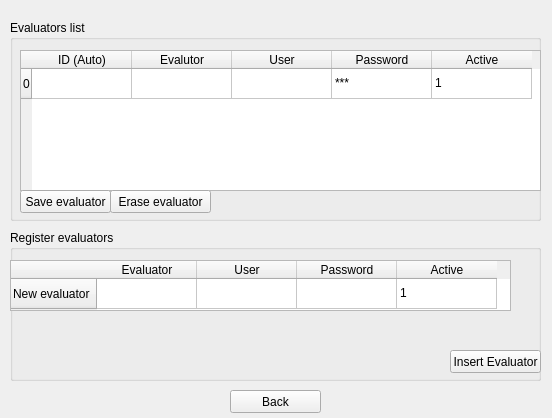
<?xml version="1.0" encoding="UTF-8"?>
<ui version="4.0">
 <class>Form</class>
 <widget class="QWidget" name="Form">
  <property name="windowModality">
   <enum>Qt::ApplicationModal</enum>
  </property>
  <property name="geometry">
   <rect>
    <x>0</x>
    <y>0</y>
    <width>552</width>
    <height>418</height>
   </rect>
  </property>
  <property name="focusPolicy">
   <enum>Qt::StrongFocus</enum>
  </property>
  <property name="windowTitle">
   <string>Register Evaluator</string>
  </property>
  <widget class="QGroupBox" name="groupBox_2">
   <property name="geometry">
    <rect>
     <x>10</x>
     <y>20</y>
     <width>531</width>
     <height>201</height>
    </rect>
   </property>
   <property name="title">
    <string>Evaluators list</string>
   </property>
   <widget class="QTableWidget" name="tableWidget">
    <property name="geometry">
     <rect>
      <x>10</x>
      <y>30</y>
      <width>521</width>
      <height>141</height>
     </rect>
    </property>
    <property name="focusPolicy">
     <enum>Qt::StrongFocus</enum>
    </property>
    <property name="editTriggers">
     <set>QAbstractItemView::DoubleClicked|QAbstractItemView::SelectedClicked</set>
    </property>
    <property name="selectionMode">
     <enum>QAbstractItemView::SingleSelection</enum>
    </property>
    <property name="selectionBehavior">
     <enum>QAbstractItemView::SelectRows</enum>
    </property>
    <row>
     <property name="text">
      <string>0</string>
     </property>
    </row>
    <column>
     <property name="text">
      <string>ID (Auto)</string>
     </property>
    </column>
    <column>
     <property name="text">
      <string>Evalutor</string>
     </property>
    </column>
    <column>
     <property name="text">
      <string>User</string>
     </property>
    </column>
    <column>
     <property name="text">
      <string>Password</string>
     </property>
    </column>
    <column>
     <property name="text">
      <string>Active</string>
     </property>
    </column>
    <item row="0" column="3">
     <property name="text">
      <string>***</string>
     </property>
    </item>
    <item row="0" column="4">
     <property name="text">
      <string>1</string>
     </property>
    </item>
   </widget>
   <widget class="QPushButton" name="pushButton_7">
    <property name="geometry">
     <rect>
      <x>100</x>
      <y>170</y>
      <width>101</width>
      <height>23</height>
     </rect>
    </property>
    <property name="text">
     <string>Erase evaluator</string>
    </property>
   </widget>
   <widget class="QPushButton" name="pushButton_9">
    <property name="geometry">
     <rect>
      <x>10</x>
      <y>170</y>
      <width>91</width>
      <height>23</height>
     </rect>
    </property>
    <property name="text">
     <string>Save evaluator</string>
    </property>
   </widget>
  </widget>
  <widget class="QGroupBox" name="groupBox_3">
   <property name="geometry">
    <rect>
     <x>10</x>
     <y>230</y>
     <width>531</width>
     <height>151</height>
    </rect>
   </property>
   <property name="title">
    <string>Register evaluators</string>
   </property>
   <widget class="QPushButton" name="pushButton_8">
    <property name="geometry">
     <rect>
      <x>440</x>
      <y>120</y>
      <width>91</width>
      <height>23</height>
     </rect>
    </property>
    <property name="text">
     <string>Insert Evaluator</string>
    </property>
   </widget>
   <widget class="QTableWidget" name="tableWidget_2">
    <property name="geometry">
     <rect>
      <x>0</x>
      <y>30</y>
      <width>501</width>
      <height>51</height>
     </rect>
    </property>
    <property name="focusPolicy">
     <enum>Qt::StrongFocus</enum>
    </property>
    <property name="editTriggers">
     <set>QAbstractItemView::DoubleClicked|QAbstractItemView::SelectedClicked</set>
    </property>
    <property name="selectionMode">
     <enum>QAbstractItemView::SingleSelection</enum>
    </property>
    <property name="selectionBehavior">
     <enum>QAbstractItemView::SelectRows</enum>
    </property>
    <row>
     <property name="text">
      <string>New evaluator</string>
     </property>
    </row>
    <column>
     <property name="text">
      <string>Evaluator</string>
     </property>
    </column>
    <column>
     <property name="text">
      <string>User</string>
     </property>
    </column>
    <column>
     <property name="text">
      <string>Password</string>
     </property>
    </column>
    <column>
     <property name="text">
      <string>Active</string>
     </property>
    </column>
    <item row="0" column="3">
     <property name="text">
      <string>1</string>
     </property>
    </item>
   </widget>
  </widget>
  <widget class="QPushButton" name="pushButton_2">
   <property name="geometry">
    <rect>
     <x>230</x>
     <y>390</y>
     <width>91</width>
     <height>23</height>
    </rect>
   </property>
   <property name="text">
    <string>Back</string>
   </property>
  </widget>
 </widget>
 <resources/>
 <connections/>
</ui>
